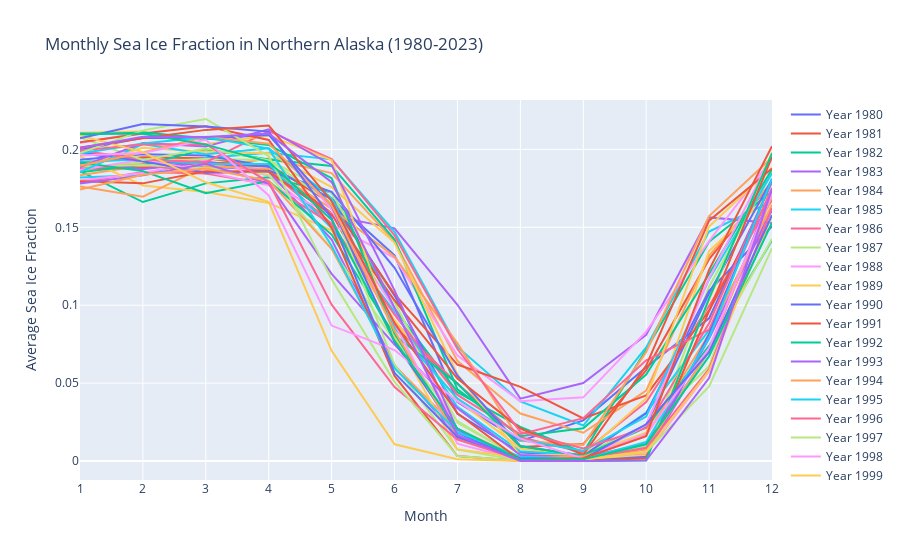

This figure's notebook cell:
### Markdown cell above
### plotting monthly sea ice frac

### Code cell
import xarray as xr
import plotly.graph_objects as go
import os
import pandas as pd

# Base directory where the NetCDF files are stored
data_dir = '/Users/casey/Desktop/blue-dot/data/raw'

# Months (1 through 12)
months = list(range(1, 13))

# Initialize DataFrame for sea ice fraction
df_sea_ice = pd.DataFrame(columns=months, index=range(1980, 2024))

# Latitude and longitude bounds for Northern Alaska
lat_bounds = [64, 71]
lon_bounds = [-168, -141]

# Process each file in the directory
for file_name in os.listdir(data_dir):
    if file_name.endswith('.nc4'):
        # Extract year and month from file name
        parts = file_name.split('.')
        date_part = parts[-2]  # Format 'YYYYMM'
        year = int(date_part[:4])
        month = int(date_part[4:6])

        file_path = os.path.join(data_dir, file_name)
        ds = xr.open_dataset(file_path)

        # Extract 'FRSEAICE' for Northern Alaska region
        sea_ice = ds['FRSEAICE'].sel(lat=slice(*lat_bounds), lon=slice(*lon_bounds))

        # Compute average sea ice fraction for the month and store in the DataFrame
        df_sea_ice.at[year, month] = sea_ice.mean().values
        ds.close()

# Transpose the DataFrame for plotting
df_sea_ice = df_sea_ice.T

# Create a figure for plotting
fig = go.Figure()

# Add lines for each year
for year in df_sea_ice.columns:
    fig.add_trace(go.Scatter(x=months, y=df_sea_ice[year], mode='lines', name=f'Year {year}'))

# Update layout
fig.update_layout(
    title='Monthly Sea Ice Fraction in Northern Alaska (1980-2023)',
    xaxis=dict(title='Month', tickmode='array', tickvals=months),
    yaxis=dict(title='Average Sea Ice Fraction'),
    #template='plotly_dark'
)

fig.show()

### Figure 1 — Plotly figure (JSON) as saved in the notebook; plotly's stock layout.template omitted (floating-point values rounded to 4 significant figures)
{"data": [{"mode": "lines", "name": "Year 1980", "type": "scatter", "x": [1, 2, 3, 4, 5, 6, 7, 8, 9, 10, 11, 12], "y": [0.1979, 0.1917, 0.1912, 0.1889, 0.1684, 0.132, 0.03789, 0.01293, 0.0261, 0.06021, 0.09158, 0.1791]}, {"mode": "lines", "name": "Year 1981", "type": "scatter", "x": [1, 2, 3, 4, 5, 6, 7, 8, 9, 10, 11, 12], "y": [0.1914, 0.1949, 0.1943, 0.1892, 0.159, 0.08621, 0.04985, 0.008972, 0.01086, 0.05835, 0.1296, 0.1791]}, {"mode": "lines", "name": "Year 1982", "type": "scatter", "x": [1, 2, 3, 4, 5, 6, 7, 8, 9, 10, 11, 12], "y": [0.1861, 0.1662, 0.1782, 0.1821, 0.1723, 0.09775, 0.04417, 0.02187, 0.005481, 0.07151, 0.1407, 0.1731]}, {"mode": "lines", "name": "Year 1983", "type": "scatter", "x": [1, 2, 3, 4, 5, 6, 7, 8, 9, 10, 11, 12], "y": [0.1873, 0.1887, 0.1891, 0.1867, 0.1575, 0.1493, 0.1003, 0.04004, 0.05007, 0.08091, 0.1564, 0.1527]}, {"mode": "lines", "name": "Year 1984", "type": "scatter", "x": [1, 2, 3, 4, 5, 6, 7, 8, 9, 10, 11, 12], "y": [0.1834, 0.1896, 0.1881, 0.1942, 0.1848, 0.1409, 0.06422, 0.03044, 0.01813, 0.04526, 0.1317, 0.1792]}, {"mode": "lines", "name": "Year 1985", "type": "scatter", "x": [1, 2, 3, 4, 5, 6, 7, 8, 9, 10, 11, 12], "y": [0.1819, 0.1836, 0.1944, 0.1978, 0.1936, 0.1471, 0.07322, 0.03821, 0.02277, 0.07288, 0.1473, 0.1667]}, {"mode": "lines", "name": "Year 1986", "type": "scatter", "x": [1, 2, 3, 4, 5, 6, 7, 8, 9, 10, 11, 12], "y": [0.1787, 0.1855, 0.1845, 0.1869, 0.1524, 0.08922, 0.04945, 0.01528, 0.005449, 0.03781, 0.09955, 0.1676]}, {"mode": "lines", "name": "Year 1987", "type": "scatter", "x": [1, 2, 3, 4, 5, 6, 7, 8, 9, 10, 11, 12], "y": [0.1866, 0.1921, 0.1939, 0.1932, 0.1721, 0.1018, 0.02459, 0.002129, 0.004116, 0.005227, 0.1119, 0.1858]}, {"mode": "lines", "name": "Year 1988", "type": "scatter", "x": [1, 2, 3, 4, 5, 6, 7, 8, 9, 10, 11, 12], "y": [0.1801, 0.1848, 0.1928, 0.1831, 0.1516, 0.1305, 0.06765, 0.03842, 0.04084, 0.08307, 0.1411, 0.194]}, {"mode": "lines", "name": "Year 1989", "type": "scatter", "x": [1, 2, 3, 4, 5, 6, 7, 8, 9, 10, 11, 12], "y": [0.1956, 0.1768, 0.1726, 0.1657, 0.148, 0.09038, 0.03907, 0.008063, 0.003398, 0.0182, 0.1348, 0.1724]}, {"mode": "lines", "name": "Year 1990", "type": "scatter", "x": [1, 2, 3, 4, 5, 6, 7, 8, 9, 10, 11, 12], "y": [0.1933, 0.1969, 0.1961, 0.189, 0.1681, 0.1062, 0.03028, 0.005386, 0.003681, 0.02313, 0.1077, 0.1809]}, {"mode": "lines", "name": "Year 1991", "type": "scatter", "x": [1, 2, 3, 4, 5, 6, 7, 8, 9, 10, 11, 12], "y": [0.1879, 0.1879, 0.1917, 0.1904, 0.1652, 0.1071, 0.0619, 0.04761, 0.02737, 0.04214, 0.09652, 0.1725]}, {"mode": "lines", "name": "Year 1992", "type": "scatter", "x": [1, 2, 3, 4, 5, 6, 7, 8, 9, 10, 11, 12], "y": [0.1854, 0.1901, 0.2001, 0.1935, 0.1894, 0.1421, 0.04599, 0.01585, 0.021, 0.0555, 0.12, 0.1872]}, {"mode": "lines", "name": "Year 1993", "type": "scatter", "x": [1, 2, 3, 4, 5, 6, 7, 8, 9, 10, 11, 12], "y": [0.1904, 0.1873, 0.1921, 0.1858, 0.1421, 0.06148, 0.01616, 0.002612, 0.003098, 0.004567, 0.07179, 0.1707]}, {"mode": "lines", "name": "Year 1994", "type": "scatter", "x": [1, 2, 3, 4, 5, 6, 7, 8, 9, 10, 11, 12], "y": [0.1762, 0.1697, 0.1894, 0.1875, 0.162, 0.1312, 0.07551, 0.01298, 0.01024, 0.07001, 0.1572, 0.1948]}, {"mode": "lines", "name": "Year 1995", "type": "scatter", "x": [1, 2, 3, 4, 5, 6, 7, 8, 9, 10, 11, 12], "y": [0.1919, 0.1936, 0.1906, 0.1906, 0.1494, 0.09569, 0.0347, 0.00624, 0.00349, 0.03103, 0.08397, 0.1608]}, {"mode": "lines", "name": "Year 1996", "type": "scatter", "x": [1, 2, 3, 4, 5, 6, 7, 8, 9, 10, 11, 12], "y": [0.1875, 0.1905, 0.1846, 0.1777, 0.1521, 0.0939, 0.04241, 0.01715, 0.02748, 0.06463, 0.08426, 0.1753]}, {"mode": "lines", "name": "Year 1997", "type": "scatter", "x": [1, 2, 3, 4, 5, 6, 7, 8, 9, 10, 11, 12], "y": [0.189, 0.1901, 0.1881, 0.1838, 0.1362, 0.07689, 0.02561, 0.001565, 0.004529, 0.02182, 0.06087, 0.1713]}, {"mode": "lines", "name": "Year 1998", "type": "scatter", "x": [1, 2, 3, 4, 5, 6, 7, 8, 9, 10, 11, 12], "y": [0.1867, 0.1936, 0.1857, 0.1769, 0.159, 0.09787, 0.01859, 0.001782, 0.00453, 0.00472, 0.05756, 0.1744]}, {"mode": "lines", "name": "Year 1999", "type": "scatter", "x": [1, 2, 3, 4, 5, 6, 7, 8, 9, 10, 11, 12], "y": [0.1895, 0.201, 0.1986, 0.1976, 0.1758, 0.1402, 0.05559, 0.003581, 0.004168, 0.04012, 0.1505, 0.1883]}, {"mode": "lines", "name": "Year 2000", "type": "scatter", "x": [1, 2, 3, 4, 5, 6, 7, 8, 9, 10, 11, 12], "y": [0.1983, 0.1924, 0.185, 0.1863, 0.1728, 0.124, 0.0547, 0.009624, 0.003387, 0.03055, 0.1092, 0.1507]}, {"mode": "lines", "name": "Year 2001", "type": "scatter", "x": [1, 2, 3, 4, 5, 6, 7, 8, 9, 10, 11, 12], "y": [0.1796, 0.1782, 0.186, 0.1856, 0.1582, 0.1031, 0.05289, 0.02085, 0.004019, 0.06128, 0.1543, 0.1878]}, {"mode": "lines", "name": "Year 2002", "type": "scatter", "x": [1, 2, 3, 4, 5, 6, 7, 8, 9, 10, 11, 12], "y": [0.1916, 0.1861, 0.1719, 0.1797, 0.1454, 0.08062, 0.04971, 0.009482, 0.003348, 0.0216, 0.07385, 0.1416]}, {"mode": "lines", "name": "Year 2003", "type": "scatter", "x": [1, 2, 3, 4, 5, 6, 7, 8, 9, 10, 11, 12], "y": [0.1782, 0.1833, 0.1908, 0.1781, 0.1201, 0.07474, 0.03387, 0.003841, 0.002389, 0.011, 0.07022, 0.1736]}, {"mode": "lines", "name": "Year 2004", "type": "scatter", "x": [1, 2, 3, 4, 5, 6, 7, 8, 9, 10, 11, 12], "y": [0.1742, 0.1838, 0.1877, 0.1799, 0.1362, 0.06116, 0.0208, 0.00164, 0.00297, 0.01621, 0.08147, 0.1645]}, {"mode": "lines", "name": "Year 2005", "type": "scatter", "x": [1, 2, 3, 4, 5, 6, 7, 8, 9, 10, 11, 12], "y": [0.1854, 0.2034, 0.1969, 0.2008, 0.1687, 0.08524, 0.04013, 0.01367, 0.006543, 0.02849, 0.1166, 0.1847]}, {"mode": "lines", "name": "Year 2006", "type": "scatter", "x": [1, 2, 3, 4, 5, 6, 7, 8, 9, 10, 11, 12], "y": [0.1993, 0.1935, 0.1918, 0.2118, 0.1938, 0.1448, 0.0719, 0.01866, 0.00809, 0.02125, 0.08844, 0.1795]}, {"mode": "lines", "name": "Year 2007", "type": "scatter", "x": [1, 2, 3, 4, 5, 6, 7, 8, 9, 10, 11, 12], "y": [0.2077, 0.1932, 0.2006, 0.1932, 0.1654, 0.0617, 0.007278, 0.0002545, 0.0001333, 0.009516, 0.07027, 0.1426]}, {"mode": "lines", "name": "Year 2008", "type": "scatter", "x": [1, 2, 3, 4, 5, 6, 7, 8, 9, 10, 11, 12], "y": [0.2042, 0.211, 0.2065, 0.2101, 0.1614, 0.08811, 0.01115, 0.0004996, 0.0001328, 0.02328, 0.1171, 0.1961]}, {"mode": "lines", "name": "Year 2009", "type": "scatter", "x": [1, 2, 3, 4, 5, 6, 7, 8, 9, 10, 11, 12], "y": [0.2106, 0.2114, 0.2033, 0.209, 0.1931, 0.07981, 0.007431, 0.002185, 0.0008686, 0.003751, 0.1034, 0.198]}, {"mode": "lines", "name": "Year 2010", "type": "scatter", "x": [1, 2, 3, 4, 5, 6, 7, 8, 9, 10, 11, 12], "y": [0.1998, 0.2074, 0.207, 0.2093, 0.1637, 0.07637, 0.01823, 0.0006652, 5.481e-05, 0.00268, 0.08159, 0.1808]}, {"mode": "lines", "name": "Year 2011", "type": "scatter", "x": [1, 2, 3, 4, 5, 6, 7, 8, 9, 10, 11, 12], "y": [0.2046, 0.2102, 0.2148, 0.2061, 0.1498, 0.05457, 0.003211, 1.58e-05, 3.693e-05, 0.001801, 0.09618, 0.1952]}, {"mode": "lines", "name": "Year 2012", "type": "scatter", "x": [1, 2, 3, 4, 5, 6, 7, 8, 9, 10, 11, 12], "y": [0.2094, 0.2108, 0.2071, 0.2029, 0.1815, 0.08202, 0.01612, 0.0001924, 6.67e-05, 0.0003334, 0.1044, 0.1975]}, {"mode": "lines", "name": "Year 2013", "type": "scatter", "x": [1, 2, 3, 4, 5, 6, 7, 8, 9, 10, 11, 12], "y": [0.1887, 0.2041, 0.2018, 0.213, 0.1899, 0.1096, 0.02002, 0.0004352, 0.001129, 0.007653, 0.07868, 0.1614]}, {"mode": "lines", "name": "Year 2014", "type": "scatter", "x": [1, 2, 3, 4, 5, 6, 7, 8, 9, 10, 11, 12], "y": [0.1895, 0.198, 0.2082, 0.2037, 0.1639, 0.08357, 0.01473, 0.0003049, 0.0007932, 0.007446, 0.07127, 0.1698]}, {"mode": "lines", "name": "Year 2015", "type": "scatter", "x": [1, 2, 3, 4, 5, 6, 7, 8, 9, 10, 11, 12], "y": [0.1973, 0.2038, 0.208, 0.2005, 0.1382, 0.05954, 0.0185, 0.002772, 0.001095, 0.01226, 0.07885, 0.1813]}, {"mode": "lines", "name": "Year 2016", "type": "scatter", "x": [1, 2, 3, 4, 5, 6, 7, 8, 9, 10, 11, 12], "y": [0.1994, 0.2031, 0.2034, 0.179, 0.1003, 0.04742, 0.01377, 0.0007659, 0.001569, 0.008443, 0.05907, 0.1624]}, {"mode": "lines", "name": "Year 2017", "type": "scatter", "x": [1, 2, 3, 4, 5, 6, 7, 8, 9, 10, 11, 12], "y": [0.1977, 0.2122, 0.2195, 0.1957, 0.1166, 0.05079, 0.003218, 0.0001756, 0.001355, 0.005706, 0.04784, 0.1366]}, {"mode": "lines", "name": "Year 2018", "type": "scatter", "x": [1, 2, 3, 4, 5, 6, 7, 8, 9, 10, 11, 12], "y": [0.1962, 0.1977, 0.2062, 0.1705, 0.08692, 0.07122, 0.0383, 0.01433, 0.001643, 0.01722, 0.07242, 0.1716]}, {"mode": "lines", "name": "Year 2019", "type": "scatter", "x": [1, 2, 3, 4, 5, 6, 7, 8, 9, 10, 11, 12], "y": [0.209, 0.1983, 0.1789, 0.1664, 0.07075, 0.01072, 0.001145, 7.213e-05, 0.0008017, 0.005921, 0.05797, 0.1575]}, {"mode": "lines", "name": "Year 2020", "type": "scatter", "x": [1, 2, 3, 4, 5, 6, 7, 8, 9, 10, 11, 12], "y": [0.2071, 0.2163, 0.2147, 0.2114, 0.1558, 0.05658, 0.01539, 0.001818, 0.00123, 0.02357, 0.06981, 0.1578]}, {"mode": "lines", "name": "Year 2021", "type": "scatter", "x": [1, 2, 3, 4, 5, 6, 7, 8, 9, 10, 11, 12], "y": [0.2013, 0.2072, 0.2125, 0.2154, 0.1667, 0.08849, 0.0306, 0.0004889, 0.001759, 0.01595, 0.1227, 0.2021]}, {"mode": "lines", "name": "Year 2022", "type": "scatter", "x": [1, 2, 3, 4, 5, 6, 7, 8, 9, 10, 11, 12], "y": [0.2103, 0.21, 0.2031, 0.192, 0.1548, 0.07724, 0.02085, 0.000662, 0.001061, 0.01073, 0.06721, 0.153]}, {"mode": "lines", "name": "Year 2023", "type": "scatter", "x": [1, 2, 3, 4, 5, 6, 7, 8, 9, 10, 11, 12], "y": [0.2009, 0.2081, 0.2079, 0.2102, 0.179, 0.09838, 0.01651, 3.418e-05, 0, 0.0004361, 0.05319, 0.1748]}], "layout": {"title": {"text": "Monthly Sea Ice Fraction in Northern Alaska (1980-2023)"}, "xaxis": {"tickmode": "array", "tickvals": [1, 2, 3, 4, 5, 6, 7, 8, 9, 10, 11, 12], "title": {"text": "Month"}}, "yaxis": {"title": {"text": "Average Sea Ice Fraction"}}}}
